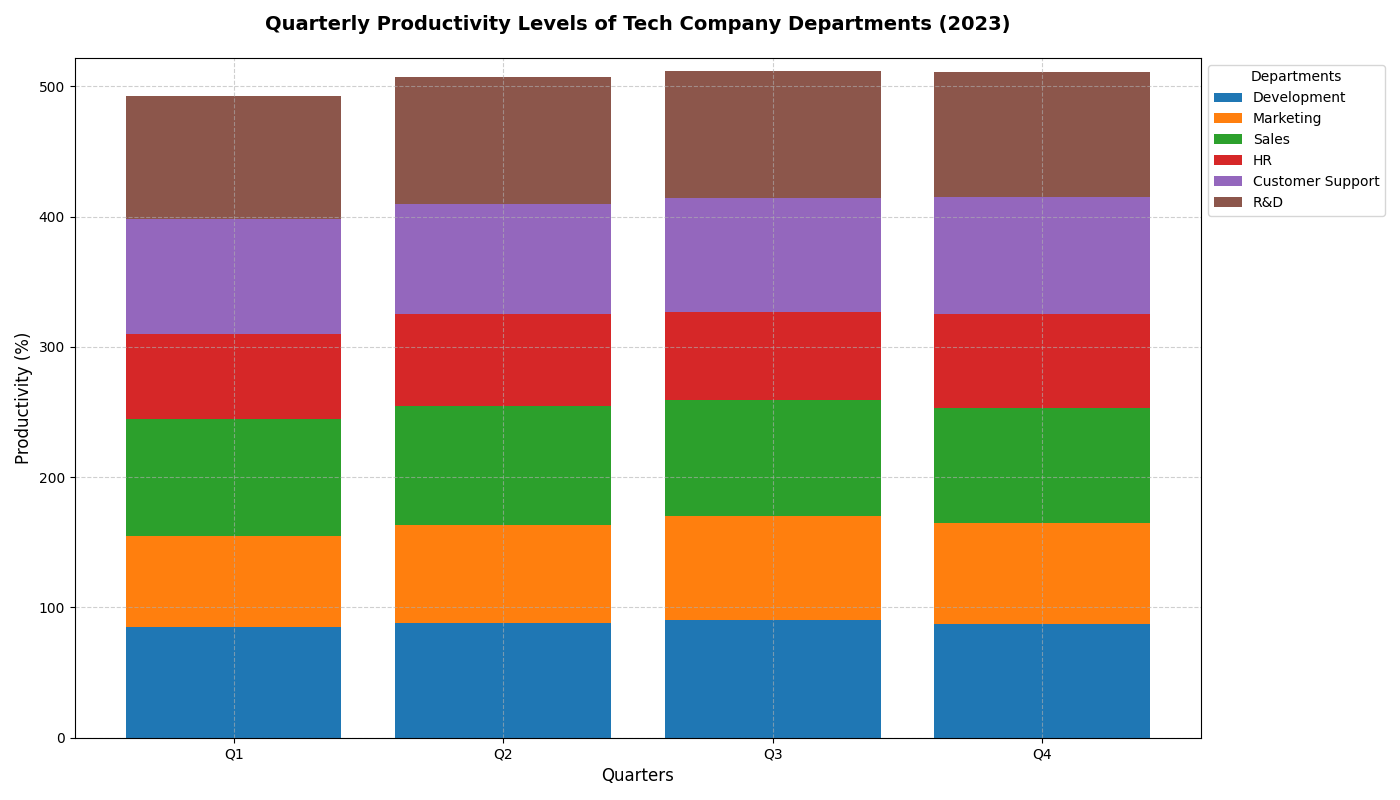

Generate this figure with Python:
import numpy as np
import matplotlib.pyplot as plt

departments = ["Development", "Marketing", "Sales", "HR", "Customer Support", "R&D"]
quarters = ["Q1", "Q2", "Q3", "Q4"]

productivity_data = np.array([
    [85, 88, 90, 87],  # Development
    [70, 75, 80, 78],  # Marketing
    [90, 92, 89, 88],  # Sales
    [65, 70, 68, 72],  # HR
    [88, 85, 87, 90],  # Customer Support
    [95, 97, 98, 96]   # R&D
])

fig, ax = plt.subplots(figsize=(14, 8))
x = np.arange(len(quarters))

colors = ['#1f77b4', '#ff7f0e', '#2ca02c', '#d62728', '#9467bd', '#8c564b']

# Plot stacked bars
bottom = np.zeros(len(quarters))
for i in range(len(departments)):
    ax.bar(x, productivity_data[i], label=departments[i], color=colors[i], bottom=bottom)
    bottom += productivity_data[i]

ax.set_title("Quarterly Productivity Levels of Tech Company Departments (2023)", fontsize=14, fontweight='bold', pad=20)
ax.set_xlabel('Quarters', fontsize=12)
ax.set_ylabel('Productivity (%)', fontsize=12)
ax.set_xticks(x)
ax.set_xticklabels(quarters)
ax.set_ylim(0, np.sum(productivity_data, axis=0).max() + 10)

ax.legend(loc='upper left', bbox_to_anchor=(1, 1), title="Departments", fontsize=10)

ax.grid(True, linestyle='--', alpha=0.6)
plt.tight_layout()
plt.show()
